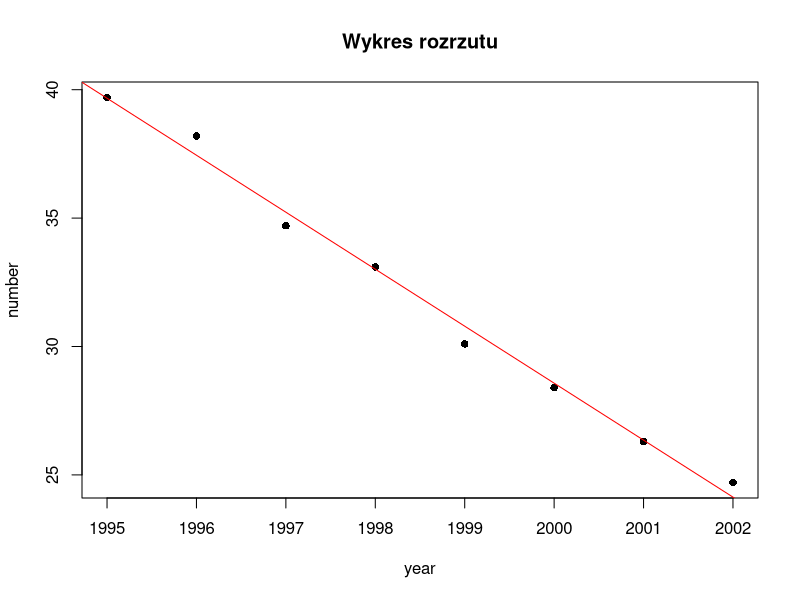
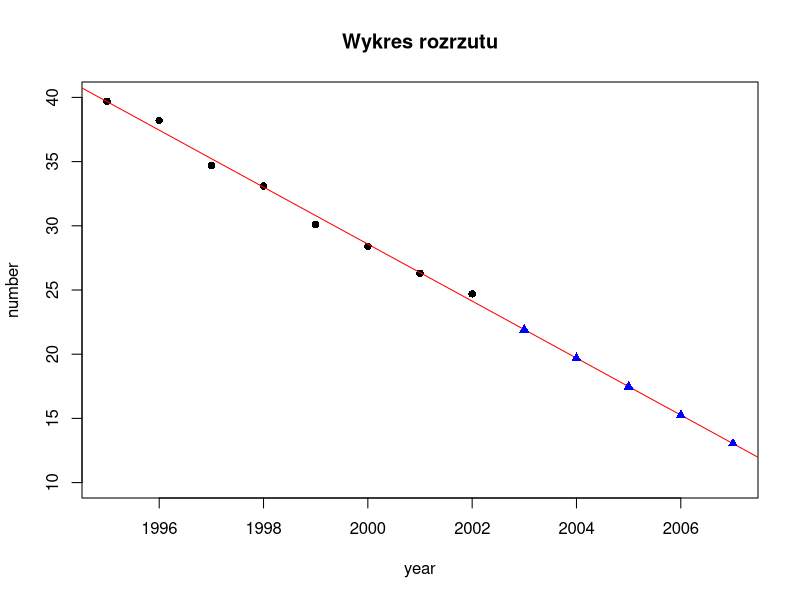

Write the R code that produced these figures, in order.
rok <- 1995:2002
liczba_przyp <- c(39.7, 38.2, 34.7, 33.1, 30.1, 28.4, 26.3, 24.7)
data_set <- data.frame(year = rok, number = liczba_przyp)

# 1
plot(data_set, main = "Wykres rozrzutu", pch = 16)

# 2
model <- lm(number ~ year, data = data_set)
model
# number = -2.219 * year + 4466.667
abline(model, col = "red")

# 3
summary(model)
p_wartosc <- 1.65e-07
alpha <- 0.05
if (p_wartosc <= alpha) {
  print("Odrzucamy H0 na korzyść hipotezy H1.")
} else {
  print("Brak podstaw do odrzucenia H0.")
}

# 6
year_new <- 2003:2007
prognozy <- stats::predict(model, newdata = data.frame(year = year_new), interval = "prediction")
prognozy
plot(data_set, main = "Wykres rozrzutu", pch = 16, xlim = c(1995, 2007), ylim = c(10, 40))
abline(model, col = "red")
points(year_new, prognozy[, 1], pch = 17, col = "blue")
 